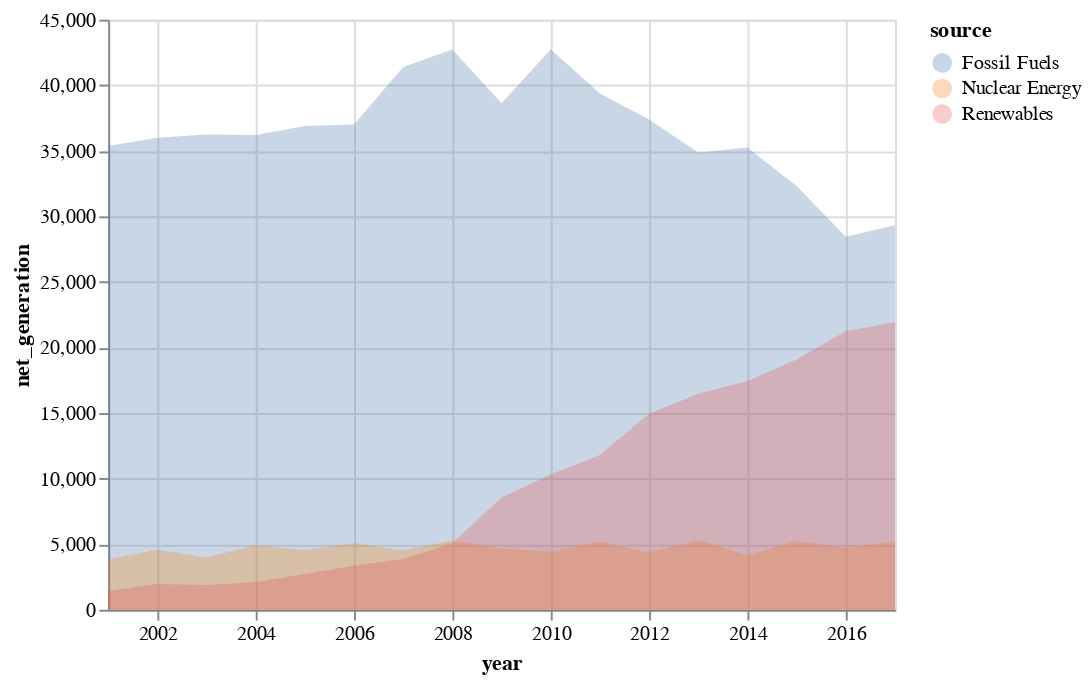

Notebook cell for this chart:
### Code cell
alt.Chart(iowa).mark_area(opacity=0.3).encode(
    x="year:T",
    y=alt.Y("net_generation:Q", stack=None),
    color="source:N"
)

### Figure 1 — Vega-Lite specification as saved in the notebook (floating-point values rounded to 4 significant figures)
{"config": {"view": {"continuousWidth": 400, "continuousHeight": 300}}, "data": {"name": "data-bb61008ba0c766c5601afa5323d12ad4"}, "mark": {"type": "area", "opacity": 0.3}, "encoding": {"color": {"type": "nominal", "field": "source"}, "x": {"type": "temporal", "field": "year"}, "y": {"type": "quantitative", "field": "net_generation", "stack": null}}, "$schema": "https://vega.github.io/schema/vega-lite/v4.0.2.json", "datasets": {"data-bb61008ba0c766c5601afa5323d12ad4": [{"year": "2001-01-01T00:00:00", "source": "Fossil Fuels", "net_generation": 35361}, {"year": "2002-01-01T00:00:00", "source": "Fossil Fuels", "net_generation": 35991}, {"year": "2003-01-01T00:00:00", "source": "Fossil Fuels", "net_generation": 36234}, {"year": "2004-01-01T00:00:00", "source": "Fossil Fuels", "net_generation": 36205}, {"year": "2005-01-01T00:00:00", "source": "Fossil Fuels", "net_generation": 36883}, {"year": "2006-01-01T00:00:00", "source": "Fossil Fuels", "net_generation": 37014}, {"year": "2007-01-01T00:00:00", "source": "Fossil Fuels", "net_generation": 41389}, {"year": "2008-01-01T00:00:00", "source": "Fossil Fuels", "net_generation": 42734}, {"year": "2009-01-01T00:00:00", "source": "Fossil Fuels", "net_generation": 38620}, {"year": "2010-01-01T00:00:00", "source": "Fossil Fuels", "net_generation": 42750}, {"year": "2011-01-01T00:00:00", "source": "Fossil Fuels", "net_generation": 39361}, {"year": "2012-01-01T00:00:00", "source": "Fossil Fuels", "net_generation": 37379}, {"year": "2013-01-01T00:00:00", "source": "Fossil Fuels", "net_generation": 34873}, {"year": "2014-01-01T00:00:00", "source": "Fossil Fuels", "net_generation": 35250}, {"year": "2015-01-01T00:00:00", "source": "Fossil Fuels", "net_generation": 32319}, {"year": "2016-01-01T00:00:00", "source": "Fossil Fuels", "net_generation": 28437}, {"year": "2017-01-01T00:00:00", "source": "Fossil Fuels", "net_generation": 29329}, {"year": "2001-01-01T00:00:00", "source": "Nuclear Energy", "net_generation": 3853}, {"year": "2002-01-01T00:00:00", "source": "Nuclear Energy", "net_generation": 4574}, {"year": "2003-01-01T00:00:00", "source": "Nuclear Energy", "net_generation": 3988}, {"year": "2004-01-01T00:00:00", "source": "Nuclear Energy", "net_generation": 4929}, {"year": "2005-01-01T00:00:00", "source": "Nuclear Energy", "net_generation": 4538}, {"year": "2006-01-01T00:00:00", "source": "Nuclear Energy", "net_generation": 5095}, {"year": "2007-01-01T00:00:00", "source": "Nuclear Energy", "net_generation": 4519}, {"year": "2008-01-01T00:00:00", "source": "Nuclear Energy", "net_generation": 5282}, {"year": "2009-01-01T00:00:00", "source": "Nuclear Energy", "net_generation": 4679}, {"year": "2010-01-01T00:00:00", "source": "Nuclear Energy", "net_generation": 4451}, {"year": "2011-01-01T00:00:00", "source": "Nuclear Energy", "net_generation": 5215}, {"year": "2012-01-01T00:00:00", "source": "Nuclear Energy", "net_generation": 4347}, {"year": "2013-01-01T00:00:00", "source": "Nuclear Energy", "net_generation": 5321}, {"year": "2014-01-01T00:00:00", "source": "Nuclear Energy", "net_generation": 4152}, {"year": "2015-01-01T00:00:00", "source": "Nuclear Energy", "net_generation": 5243}, {"year": "2016-01-01T00:00:00", "source": "Nuclear Energy", "net_generation": 4703}, {"year": "2017-01-01T00:00:00", "source": "Nuclear Energy", "net_generation": 5214}, {"year": "2001-01-01T00:00:00", "source": "Renewables", "net_generation": 1437}, {"year": "2002-01-01T00:00:00", "source": "Renewables", "net_generation": 1963}, {"year": "2003-01-01T00:00:00", "source": "Renewables", "net_generation": 1885}, {"year": "2004-01-01T00:00:00", "source": "Renewables", "net_generation": 2102}, {"year": "2005-01-01T00:00:00", "source": "Renewables", "net_generation": 2724}, {"year": "2006-01-01T00:00:00", "source": "Renewables", "net_generation": 3364}, {"year": "2007-01-01T00:00:00", "source": "Renewables", "net_generation": 3870}, {"year": "2008-01-01T00:00:00", "source": "Renewables", "net_generation": 5070}, {"year": "2009-01-01T00:00:00", "source": "Renewables", "net_generation": 8560}, {"year": "2010-01-01T00:00:00", "source": "Renewables", "net_generation": 10308}, {"year": "2011-01-01T00:00:00", "source": "Renewables", "net_generation": 11795}, {"year": "2012-01-01T00:00:00", "source": "Renewables", "net_generation": 14949}, {"year": "2013-01-01T00:00:00", "source": "Renewables", "net_generation": 16476}, {"year": "2014-01-01T00:00:00", "source": "Renewables", "net_generation": 17452}, {"year": "2015-01-01T00:00:00", "source": "Renewables", "net_generation": 19091}, {"year": "2016-01-01T00:00:00", "source": "Renewables", "net_generation": 21241}, {"year": "2017-01-01T00:00:00", "source": "Renewables", "net_generation": 21933}]}}
